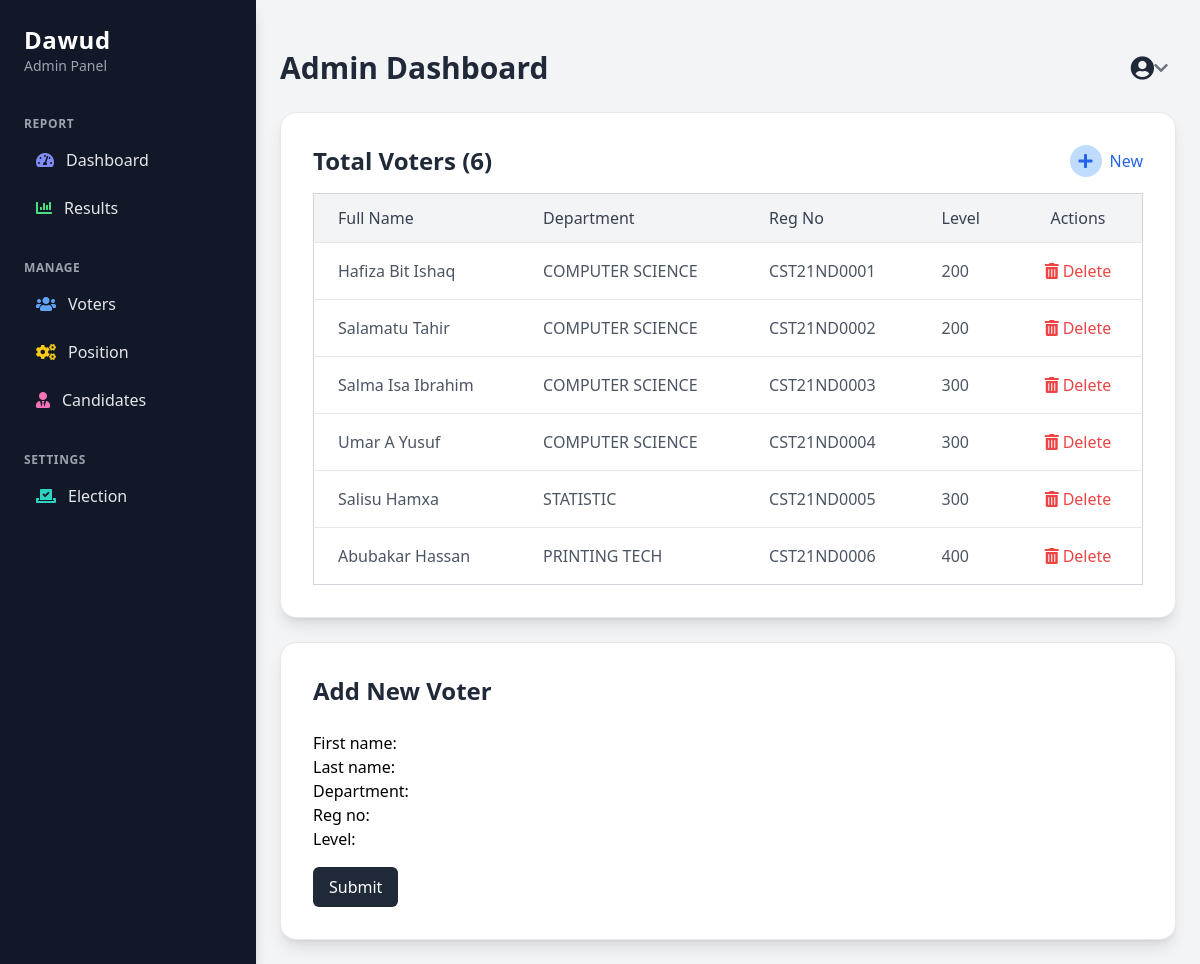
/voter (signed in), run on an earlier commit of the app's database.
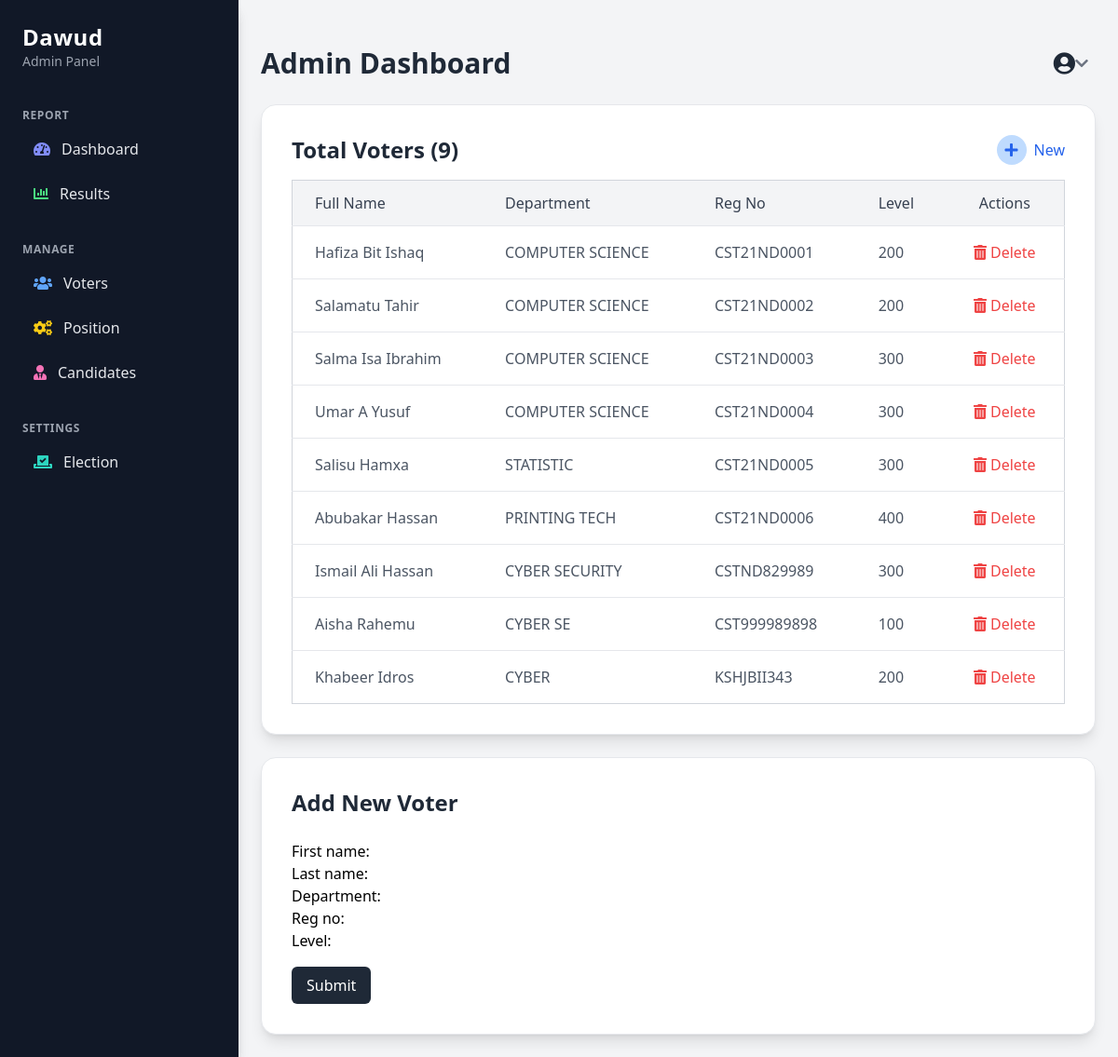
And on a later commit of the database.
### maaun/models.py (models this page shows, shortened)
class Voter(AbstractBaseUser):
    first_name = models.CharField(max_length=255)
    last_name = models.CharField(max_length=255)
    department = models.CharField(max_length=255)
    reg_no = models.CharField(max_length=15, unique=True)
    level = models.CharField(max_length=3)
    has_voted = models.BooleanField(default=False)  # Add this field
    created = models.DateTimeField(auto_now=True)
    USERNAME_FIELD = "reg_no"
    objects = VoterManager()

### maaun/views.py (the view, shortened to what this page needs)
# urls.py: path("voter", views.voters, name="voter"),
@login_required(login_url='my-login')
def voters(request):
    form = VoterForm()
    voters = Voter.objects.all()
    voter_count = Voter.objects.count()
    context = {"voters":voters ,
                "form": form,
                "voter_count":voter_count
                }
    return render(request, "maaun/voter.html", context)

### maaun/forms.py (shortened to what this page needs)
class VoterForm(forms.ModelForm):
    class Meta:
        model = Voter
        fields = ["first_name", "last_name", "department", "reg_no", "level"]

### maaun/templates/maaun/voter.html (shortened to what the changed rows need)
{% load static %}
{% load crispy_forms_tags tailwind_filters %}
<!DOCTYPE html>
<html lang="en">
<head>
    <script src="https://cdn.tailwindcss.com"></script>
    <link href="https://cdnjs.cloudflare.com/ajax/libs/font-awesome/6.0.0-beta3/css/all.min.css" rel="stylesheet">
</head>
<body class="bg-gray-100 flex">
    <div class="w-64 bg-gradient-to-b from-gray-900 to-gray-800 text-white p-6 min-h-screen fixed top-0 left-0 shadow-lg">
        {% include 'maaun/board-sidebar.html' %}
    </div>
    <div class="flex-1 ml-64 overflow-auto">
        <div class="max-w-7xl mx-auto p-6 space-y-6">
            {% include 'maaun/board-navbar.html' %}
            <div class="bg-white p-8 rounded-2xl shadow-lg border border-gray-200">
                <div class="flex justify-between items-center mb-4">
                    <h3 class="text-2xl font-semibold text-gray-800">Total Voters ({{ voter_count }})</h3>
                    <a href="#add-voter-form" class="inline-flex items-center text-blue-600 hover:underline">
                        <div class="rounded-full bg-blue-200 w-8 h-8 flex items-center justify-center mr-2">
                        </div>
                        <span class="font-medium">New</span>
                    </a>
                </div>
                <div class="overflow-auto">
                    <table class="w-full table-auto border border-gray-300 rounded-lg">
                        <thead class="bg-gray-100">
                            <tr>
                                <th class="px-6 py-3 text-left font-medium text-gray-700">Full Name</th>
                                <th class="px-6 py-3 text-left font-medium text-gray-700">Department</th>
                                <th class="px-6 py-3 text-left font-medium text-gray-700">Reg No</th>
                                <th class="px-6 py-3 text-left font-medium text-gray-700">Level</th>
                                <th class="px-6 py-3 text-center font-medium text-gray-700">Actions</th>
                            </tr>
                        </thead>
                        <tbody class="text-gray-600">
                            {% for voter in voters %}
                            <tr class="border-t hover:bg-gray-50">
                                <td class="px-6 py-4">{{ voter.first_name|title }} {{ voter.last_name|title }}</td>
                                <td class="px-6 py-4">{{ voter.department|upper }}</td>
                                <td class="px-6 py-4">{{ voter.reg_no|upper }}</td>
                                <td class="px-6 py-4">{{ voter.level }}</td>
                                <td class="px-6 py-4 text-center">
                                    <form method="post" action="{% url 'delete_item' model_name='voter' item_id=voter.id %}" onsubmit="return confirm('Delete this voter?');" class="inline-block">
                                        <button type="submit" class="inline-flex items-center text-red-500 hover:text-red-700 transition">
                                            <i class="fas fa-trash-alt mr-1"></i> Delete
                                        </button>
                                    </form>
                                </td>
                            </tr>
                            {% empty %}
                            <tr>
                                <td colspan="5" class="px-6 py-4 text-center text-gray-500">No voters found.</td>
                            </tr>
                            {% endfor %}
                        </tbody>
                    </table>
                </div>
            </div>
        </div>
    </div>
</body>
</html>

What changed in the data, as far as the page shows it:
added Voter: first_name "Ismail", last_name "Ali Hassan", department "CYBER SECURITY", reg_no "CSTND829989", level "300"
added Voter: first_name "Aisha", last_name "Rahemu", department "CYBER SE", reg_no "CST999989898", level "100"
added Voter: first_name "Khabeer", last_name "Idros", department "CYBER", reg_no "KSHJBII343", level "200"
Also different on the page:
{{ voter_count }}: "6" → "9"
